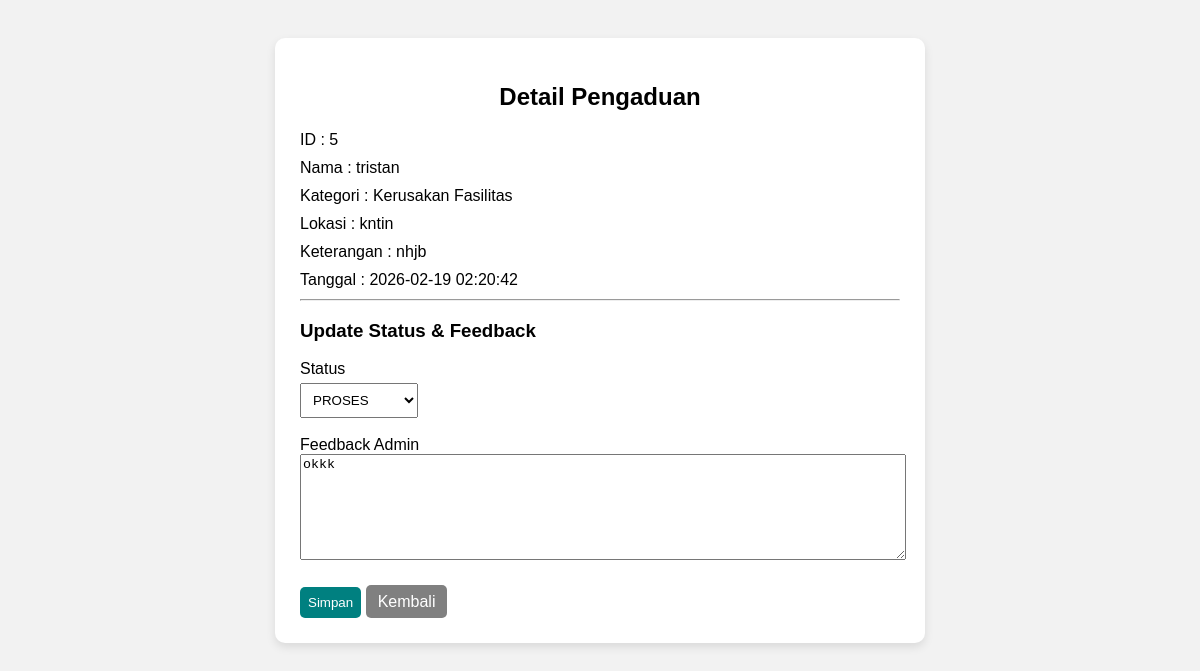
Screenshot of /admin/detail-pengaduan.php?id=2 (signed in) with the database file from the repository.
### tables this page shows
CREATE TABLE `laporan` (
  `id` int(11) NOT NULL,
  `id_user` int(11) NOT NULL,
  `kategori` varchar(50) NOT NULL,
  `lokasi` varchar(100) NOT NULL,
  `keterangan` text NOT NULL,
  `status` enum('PROSES','MENUNGGU','BERHASIL','') NOT NULL DEFAULT 'MENUNGGU',
  `feedback` text NOT NULL,
  `tanggal` datetime DEFAULT current_timestamp()
);

CREATE TABLE `users` (
  `id` int(11) NOT NULL,
  `nama` varchar(100) DEFAULT NULL,
  `username` varchar(50) DEFAULT NULL,
  `nis` varchar(20) DEFAULT NULL,
  `kelas` varchar(20) DEFAULT NULL,
  `password` varchar(255) DEFAULT NULL,
  `role` enum('admin','user') DEFAULT 'user'
);

### admin/detail-pengaduan.php (the view, shortened to what this page needs)
<?php
include "../koneksi.php";
$id = $_GET['id'];
$query = mysqli_query($koneksi, "
    SELECT * FROM laporan
    JOIN users ON laporan.id_user = users.id
    WHERE laporan.id='$id'
");
$data = mysqli_fetch_assoc($query);
?>
<!DOCTYPE html>
<html>
<head>
</head>
<body>
    <div class="box">
        <h2>Detail Pengaduan</h2>
        <div class="item">ID : <?= $data['id']; ?></div>
        <div class="item">Nama : <?= $data['nama']; ?></div>
        <div class="item">Kategori : <?= $data['kategori']; ?></div>
        <div class="item">Lokasi : <?= $data['lokasi']; ?></div>
        <div class="item">Keterangan : <?= $data['keterangan']; ?></div>
        <div class="item">Tanggal : <?= $data['tanggal']; ?></div>
        <hr>
        <h3>Update Status & Feedback</h3>
        <form method="POST">
            <label>Status</label><br>
            <select name="status" required>
                <option value="PROSES" <?= ($data['status'] == "PROSES") ? 'selected' : '' ?>>
                    PROSES
                </option>
            </select>
            <br><br>
            <label>Feedback Admin</label><br>
            <textarea name="feedback"><?= $data['feedback']; ?></textarea>
            <br><br>
            <button type="submit" name="update" class="btn">
                Simpan
            </button>
            <a href="data-pengaduan.php">Kembali</a>
        </form>
    </div>
</body>
</html>

### admin/detail-pengaduan.php (style rules this page uses)
body { font-family: Arial; background: #f2f2f2; padding: 30px; }
.box { background: white; padding: 25px; width: 600px; margin: auto; border-radius: 10px; box-shadow: 0 4px 10px rgba(0, 0, 0, 0.1); }
h2 { text-align: center; }
.item { margin-bottom: 10px; }
textarea { width: 100%; height: 100px; }
select, button { padding: 8px; margin-top: 5px; }
.btn { background: #008080; color: white; border: none; border-radius: 5px; cursor: pointer; }
a { text-decoration: none; padding: 8px 12px; background: gray; color: white; border-radius: 5px; }

### rows the page displays
laporan: id_user "5", id_user.nama "tristan", kategori "Kerusakan Fasilitas", lokasi "kntin", keterangan "nhjb", tanggal "2026-02-19 02:20:42", status "PROSES", feedback "okkk"
